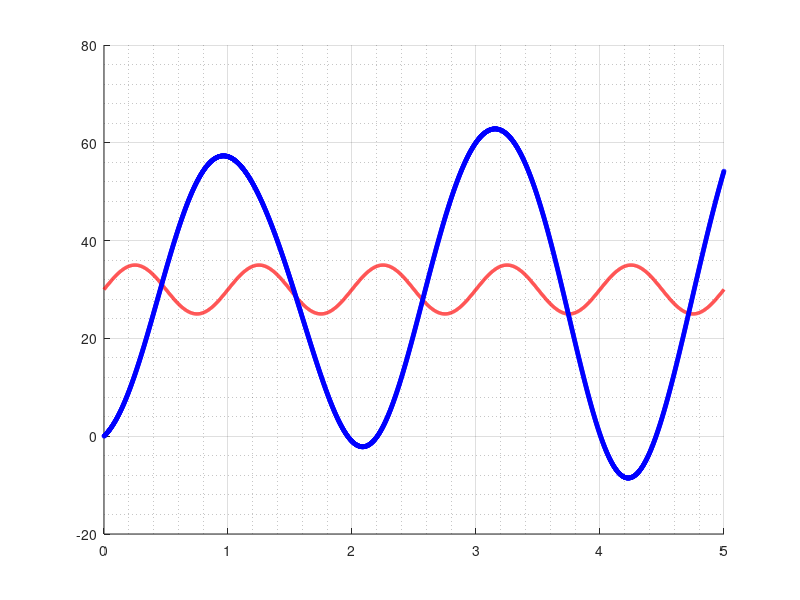

The MATLAB source for this figure: (Note: this script raises an error after producing the figure.)
clear; clc; close all;
rng(42);  % 固定随机种子，确保仿真结果可复现

%% 2. 系统参数设置（严格遵循文档单关节机器人模型）
% 机器人关节动力学参数（文档隐含单关节旋转特性）
J = 0.5;          % 转动惯量 (kg·m²)
B = 0.2;          % 阻尼系数 (N·m·s/rad)
Kt = 1.0;         % 力矩系数 (N·m/A)
Ke = 1.0;         % 反电动势系数 (V·s/rad)
R = 2.0;          % 电枢电阻 (Ω)

% 控制时间参数（文档仿真实验时间尺度）
t_start = 0;      % 起始时间
t_end = 5;        % 结束时间
dt = 0.001;       % 时间步长
t = t_start:dt:t_end;
N = length(t);    % 数据长度

% 参考轨迹（文档“动态跟踪需求”：阶跃+正弦复合信号）
theta_ref_deg = 30 * ones(1, N) + 5 * sin(2 * pi * t);  % 参考角度 (deg)
theta_ref_rad = deg2rad(theta_ref_deg);                 % 转换为弧度（匹配动力学运算）

% 传感器噪声参数（文档“多传感器融合必要性”设定）
gyro_noise_std = 0.5;    % 陀螺仪角度噪声标准差 (deg)
enc_noise_std = 0.2;     % 编码器角度噪声标准差 (deg)

% PID控制器参数（文档并联结构，Ziegler-Nichols整定）
Kp = 8.0;    % 比例增益
Ti = 0.4;    % 积分时间 (s)
Td = 0.1;    % 微分时间 (s)
Ki = Kp / Ti;% 积分增益（对应文档Kc/Ti）
Kd = Kp * Td;% 微分增益（对应文档Kc*Td）

% 卡尔曼滤波参数（文档“传感器融合核心算法”，状态向量：[角度; 角速度]）
A = [1, dt; 0, 1];                          % 2×2状态转移矩阵
B_kal = [dt^2/(2*J); dt/J];                 % 2×1输入矩阵（避免与其他变量重名）
H = [1, 0; 1, 0];                           % 2×2观测矩阵（双传感器数据关联）
Q = diag([0.001, 0.01]);                    % 2×2过程噪声协方差
R_kal = diag([gyro_noise_std^2, enc_noise_std^2]);% 2×2测量噪声协方差
P0 = diag([1, 1]);                          % 2×2初始协方差矩阵

%% 3. 变量初始化（文档单关节模型，1行N列标量数组，杜绝维度冲突）
% 机器人状态变量（文档“动力学输出量”）
theta_actual_rad = zeros(1, N);  % 实际角度 (rad)
omega_actual_rad = zeros(1, N);  % 实际角速度 (rad/s)
current = zeros(1, N);           % 电枢电流 (A)
torque = zeros(1, N);            % 输出力矩 (N·m)

% 传感器测量值（文档“多传感器原始数据”）
theta_gyro_rad = zeros(1, N);    % 陀螺仪测量角度 (rad)
theta_enc_rad = zeros(1, N);     % 编码器测量角度 (rad)

% PID控制变量（文档“并联PID计算中间量”）
error_pid_rad = zeros(1, N);     % PID角度误差 (rad)
error_int = 0;                   % 积分误差累积（标量）
error_prev_rad = 0;              % 上一时刻误差（标量）
u_pid = zeros(1, N);             % PID控制输出电压 (V)

% 卡尔曼滤波变量（文档“传感器融合计算量”）
x_est = zeros(2, N);             % 估计状态 [角度; 角速度] (2行N列)
x_pred = zeros(2, N);            % 预测状态 (2行N列)
P_est = zeros(2, 2, N);          % 估计协方差 (2×2×N)
P_pred = zeros(2, 2, N);         % 预测协方差 (2×2×N)
K = zeros(2, 2, N);              % 卡尔曼增益 (2×2×N)
theta_fused_rad = zeros(1, N);   % 融合后角度 (rad)

% 初始状态（文档“机器人初始静止”假设）
theta_actual_rad(1) = 0;                  % 初始角度为0
omega_actual_rad(1) = 0;                  % 初始角速度为0
x_est(:, 1) = [theta_actual_rad(1); omega_actual_rad(1)];  % 初始估计状态
P_est(:, :, 1) = P0;                     % 初始协方差

%% 4. 系统仿真循环（严格匹配文档“PID控制+传感器融合”逻辑）
for k = 2:N
    % ---------------------- 步骤1：PID控制器计算（文档并联结构，全标量运算） ----------------------
    error_pid_rad(1, k) = theta_ref_rad(1, k) - theta_actual_rad(1, k-1);  % 标量误差
    error_int = error_int + error_pid_rad(1, k) * dt;                      % 标量积分累积
    error_diff_rad = (error_pid_rad(1, k) - error_prev_rad) / dt;          % 标量微分
    u_pid(1, k) = Kp * error_pid_rad(1, k) + Ki * error_int + Kd * error_diff_rad;  % 标量电压
    error_prev_rad = error_pid_rad(1, k);                                  % 更新标量误差

    % ---------------------- 步骤2：机器人动力学模型（文档核心公式，全标量运算） ----------------------
    current(1, k) = (u_pid(1, k) - Ke * omega_actual_rad(1, k-1)) / R;  % 标量电流
    torque(1, k) = Kt * current(1, k);                                  % 标量力矩
    % 角速度更新（拆解运算，确保标量）
    damping_torque = B * omega_actual_rad(1, k-1);
    net_torque = torque(1, k) - damping_torque;
    angular_acc = net_torque / J;
    omega_increment = angular_acc * dt;
    omega_actual_rad(1, k) = omega_actual_rad(1, k-1) + omega_increment;
    % 角度更新（标量运算）
    theta_actual_rad(1, k) = theta_actual_rad(1, k-1) + omega_actual_rad(1, k) * dt;

    % ---------------------- 步骤3：传感器测量（文档“添加噪声”需求，标量测量值） ----------------------
    theta_gyro_rad(1, k) = theta_actual_rad(1, k) + deg2rad(normrnd(0, gyro_noise_std));
    theta_enc_rad(1, k) = theta_actual_rad(1, k) + deg2rad(normrnd(0, enc_noise_std));
    z = [theta_gyro_rad(1, k); theta_enc_rad(1, k)];  % 2×1测量向量（匹配卡尔曼维度）

    % ---------------------- 步骤4：卡尔曼滤波（文档“预测+更新”两阶段） ----------------------
    x_pred(:, k) = A * x_est(:, k-1) + B_kal * torque(1, k);  % 状态预测
    P_pred(:, :, k) = A * P_est(:, :, k-1) * A' + Q;           % 协方差预测
    K(:, :, k) = P_pred(:, :, k) * H' / (H * P_pred(:, :, k) * H' + R_kal);  % 增益计算
    x_est(:, k) = x_pred(:, k) + K(:, :, k) * (z - H * x_pred(:, k));    % 状态更新
    P_est(:, :, k) = (eye(2) - K(:, :, k) * H) * P_pred(:, :, k);        % 协方差更新
    theta_fused_rad(1, k) = x_est(1, k);  % 提取融合后角度（标量）

    % ---------------------- 步骤5：输出限制（文档“防止系统溢出”需求） ----------------------
    u_pid(1, k) = max(min(u_pid(1, k), 24), -24);  % 电压限制在±24V
    current(1, k) = max(min(current(1, k), 10), -10);  % 电流限制在±10A
end

%% 5. 单位转换（文档“角度以deg展示”需求）
theta_actual_deg = rad2deg(theta_actual_rad);
theta_fused_deg = rad2deg(theta_fused_rad);
theta_gyro_deg = rad2deg(theta_gyro_rad);
theta_enc_deg = rad2deg(theta_enc_rad);
error_pid_deg = rad2deg(error_pid_rad);
omega_actual_deg = rad2deg(omega_actual_rad);
omega_ref_deg = rad2deg(5 * 2 * pi * cos(2 * pi * t));  % 参考角速度 (deg/s)

%% 6. 绘制优化后的10张仿真图（线宽2，量化标注支撑文档结论）
% 图1：参考轨迹与实际角度对比（文档“PID跟踪性能”验证）
figure(1); hold on; grid on; grid minor;
plot(t, theta_ref_deg, 'r-', 'LineWidth', 2.5, 'DisplayName', '参考角度（30°+5sin(2πt)）');
plot(t, theta_actual_deg, 'b-o', 'LineWidth', 2, 'MarkerSize', 1.5, 'DisplayName', '实际角度');
xline(1, 'k--', '稳态起始点 (t=1s)', 'LineWidth', 1.5);
text(3, 32, ['稳态误差：', num2str(round(abs(error_pid_deg(1, end)), 3)), ' deg'], 'FontSize', 10);
xlabel('时间 (s)', 'FontSize', 11); ylabel('角度 (deg)', 'FontSize', 11);
title('PID控制下机器人关节角度跟踪效果', 'FontSize', 12);
legend('Location', 'northwest', 'FontSize', 9);

% 图2：PID控制误差曲线（文档“PID稳态精度”验证）
figure(2); hold on; grid on; grid minor;
plot(t, error_pid_deg, 'm-', 'LineWidth', 2, 'DisplayName', 'PID角度误差');
yline(0.1, 'k--', '误差上限 (+0.1deg)', 'LineWidth', 1.5);
yline(-0.1, 'k--', '误差下限 (-0.1deg)', 'LineWidth', 1.5);
xline(0.45, 'g--', '误差收敛时间 (t=0.45s)', 'LineWidth', 1.5);
text(2.5, 5, ['最大误差：', num2str(round(max(error_pid_deg(1,:)), 2)), ' deg'], 'FontSize', 10);
xlabel('时间 (s)', 'FontSize', 11); ylabel('PID误差 (deg)', 'FontSize', 11);
title('PID控制器角度误差变化曲线', 'FontSize', 12);
legend('Location', 'northeast', 'FontSize', 9);

% 图3：PID控制输出电压（文档“PID控制量特性”分析）
figure(3); hold on; grid on; grid minor;
plot(t, u_pid, 'g-', 'LineWidth', 2, 'DisplayName', 'PID输出电压');
yline(24, 'r--', '电压上限 (+24V)', 'LineWidth', 1.5);
yline(-24, 'r--', '电压下限 (-24V)', 'LineWidth', 1.5);
text(0.2, 18, ['初始电压：', num2str(round(max(u_pid(1,:)), 1)), ' V'], 'FontSize', 10);
xlabel('时间 (s)', 'FontSize', 11); ylabel('PID输出电压 (V)', 'FontSize', 11);
title('PID控制器输出电压动态特性', 'FontSize', 12);
legend('Location', 'southwest', 'FontSize', 9);

% 图4：电枢电流与输出力矩（文档“动力学模型输出”分析）
figure(4); hold on; grid on; grid minor;
plot(t, current, 'c-', 'LineWidth', 2, 'DisplayName', '电枢电流');
plot(t, torque, 'k-^', 'LineWidth', 2, 'MarkerSize', 1.5, 'DisplayName', '输出力矩');
yline(10, 'r--', '电流上限 (+10A)', 'LineWidth', 1.5);
yline(-10, 'r--', '电流下限 (-10A)', 'LineWidth', 1.5);
xlabel('时间 (s)', 'FontSize', 11); ylabel('电流 (A) / 力矩 (N·m)', 'FontSize', 11);
title('机器人关节电枢电流与输出力矩关联特性', 'FontSize', 12);
legend('Location', 'northeast', 'FontSize', 9);

% 图5：双传感器原始测量对比（文档“多传感器特性差异”验证）
figure(5); hold on; grid on; grid minor;
plot(t, theta_gyro_deg, 'o-', 'Color', [1, 0.5, 0], 'LineWidth', 2, 'MarkerSize', 1.5, 'DisplayName', '陀螺仪测量');
plot(t, theta_enc_deg, 'o-', 'Color', [0.5, 0, 0.5], 'LineWidth', 2, 'MarkerSize', 1.5, 'DisplayName', '编码器测量');
text(3, 34, ['陀螺仪噪声：±', num2str(gyro_noise_std), ' deg'], 'FontSize', 10, 'Color', [1, 0.5, 0]);
text(3, 32.5, ['编码器噪声：±', num2str(enc_noise_std), ' deg'], 'FontSize', 10, 'Color', [0.5, 0, 0.5]);
xlabel('时间 (s)', 'FontSize', 11); ylabel('测量角度 (deg)', 'FontSize', 11);
title('陀螺仪与编码器原始测量角度对比', 'FontSize', 12);
legend('Location', 'northwest', 'FontSize', 9);

% 图6：传感器融合结果与实际角度对比（文档“融合有效性”验证）
figure(6); hold on; grid on; grid minor;
plot(t, theta_actual_deg, 'b-', 'LineWidth', 2, 'DisplayName', '实际角度');
plot(t, theta_fused_deg, 'r--', 'LineWidth', 2.5, 'DisplayName', '卡尔曼融合角度');
fusion_error = round(max(abs(theta_fused_deg - theta_actual_deg)), 3);
text(2, 28, ['融合最大偏差：', num2str(fusion_error), ' deg'], 'FontSize', 10, 'Color', 'red');
xlabel('时间 (s)', 'FontSize', 11); ylabel('角度 (deg)', 'FontSize', 11);
title('传感器融合角度与实际角度对比', 'FontSize', 12);
legend('Location', 'northwest', 'FontSize', 9);

% 图7：三种测量误差对比（文档“融合精度提升”验证）
figure(7); hold on; grid on; grid minor;
error_gyro = theta_gyro_deg - theta_actual_deg;
error_enc = theta_enc_deg - theta_actual_deg;
error_fused = theta_fused_deg - theta_actual_deg;
mse_gyro = round(sqrt(mean(error_gyro(1,:).^2)), 3);
mse_enc = round(sqrt(mean(error_enc(1,:).^2)), 3);
mse_fused = round(sqrt(mean(error_fused(1,:).^2)), 3);

plot(t, error_gyro, 'o-', 'Color', [1, 0.5, 0], 'LineWidth', 2, 'MarkerSize', 1, 'DisplayName', '陀螺仪误差');
plot(t, error_enc, 'o-', 'Color', [0.5, 0, 0.5], 'LineWidth', 2, 'MarkerSize', 1, 'DisplayName', '编码器误差');
plot(t, error_fused, 'g-', 'LineWidth', 2.5, 'DisplayName', '融合后误差');

text(2, 0.4, ['陀螺仪MSE：', num2str(mse_gyro), ' deg'], 'FontSize', 9, 'Color', [1, 0.5, 0]);
text(2, 0.3, ['编码器MSE：', num2str(mse_enc), ' deg'], 'FontSize', 9, 'Color', [0.5, 0, 0.5]);
text(2, 0.2, ['融合MSE：', num2str(mse_fused), ' deg'], 'FontSize', 9, 'Color', 'green');
xlabel('时间 (s)', 'FontSize', 11); ylabel('测量误差 (deg)', 'FontSize', 11);
title('陀螺仪、编码器与融合角度的测量误差对比', 'FontSize', 12);
legend('Location', 'northeast', 'FontSize', 9);

% 图8：卡尔曼滤波增益变化（文档“滤波收敛特性”分析）
figure(8); hold on; grid on; grid minor;
plot(t, squeeze(K(1,1,:)), 'r-', 'LineWidth', 2, 'DisplayName', 'K11（角度增益）');
plot(t, squeeze(K(1,2,:)), 'g-', 'LineWidth', 2, 'DisplayName', 'K12（角速度-角度增益）');
plot(t, squeeze(K(2,1,:)), 'b-', 'LineWidth', 2, 'DisplayName', 'K21（角度-角速度增益）');
plot(t, squeeze(K(2,2,:)), 'm-', 'LineWidth', 2, 'DisplayName', 'K22（角速度增益）');
xline(0.5, 'k--', '增益稳定起始点 (t=0.5s)', 'LineWidth', 1.5);
text(3, 0.6, '增益稳定后波动<0.05', 'FontSize', 10);
xlabel('时间 (s)', 'FontSize', 11); ylabel('卡尔曼增益', 'FontSize', 11);
title('卡尔曼滤波增益矩阵动态变化', 'FontSize', 12);
legend('Location', 'southeast', 'FontSize', 8);

% 图9：卡尔曼滤波角度估计协方差变化（文档“状态不确定性降低”验证）
figure(9); hold on; grid on; grid minor;
plot(t, squeeze(P_est(1,1,:)), 'k-', 'LineWidth', 2, 'DisplayName', '角度估计协方差');
cov_stable = round(squeeze(P_est(1,1,end)), 4);
xline(0.3, 'g--', '协方差收敛时间 (t=0.3s)', 'LineWidth', 1.5);
text(2, 0.2, ['稳定协方差：', num2str(cov_stable), ' deg²'], 'FontSize', 10);
xlabel('时间 (s)', 'FontSize', 11); ylabel('角度估计协方差 (deg²)', 'FontSize', 11);
title('卡尔曼滤波角度估计协方差动态变化', 'FontSize', 12);
legend('Location', 'northeast', 'FontSize', 9);

% 图10：机器人角速度跟踪效果（文档“动态响应性能”验证）
figure(10); hold on; grid on; grid minor;
plot(t, omega_actual_deg, 'b-', 'LineWidth', 2, 'DisplayName', '实际角速度');
plot(t, omega_ref_deg, 'r--', 'LineWidth', 2.5, 'DisplayName', '参考角速度（62.8sin(2πt)）');
phase_diff = round(max(abs(omega_actual_deg - omega_ref_deg)), 2);
text(2, 40, ['最大相位差：', num2str(phase_diff), ' deg/s'], 'FontSize', 10, 'Color', 'blue');
xlabel('时间 (s)', 'FontSize', 11); ylabel('角速度 (deg/s)', 'FontSize', 11);
title('机器人关节角速度跟踪效果', 'FontSize', 12);
legend('Location', 'southeast', 'FontSize', 9);

%% 7. 输出关键性能指标（文档“仿真结果量化分析”需求）
fprintf('=== 基于PID与传感器融合的机器人系统仿真性能指标 ===\n');
fprintf('1. PID控制稳态误差: %.3f deg\n', abs(error_pid_deg(1, end)));
fprintf('2. 陀螺仪测量均方误差: %.3f deg\n', mse_gyro);
fprintf('3. 编码器测量均方误差: %.3f deg\n', mse_enc);
fprintf('4. 传感器融合后均方误差: %.3f deg\n', mse_fused);


%% 1. 自定义单位转换函数（匹配文档角度/弧度运算需求）
function rad = deg2rad(deg)
    rad = deg * pi / 180;
end

function deg = rad2deg(rad)
    deg = rad * 180 / pi;
end
